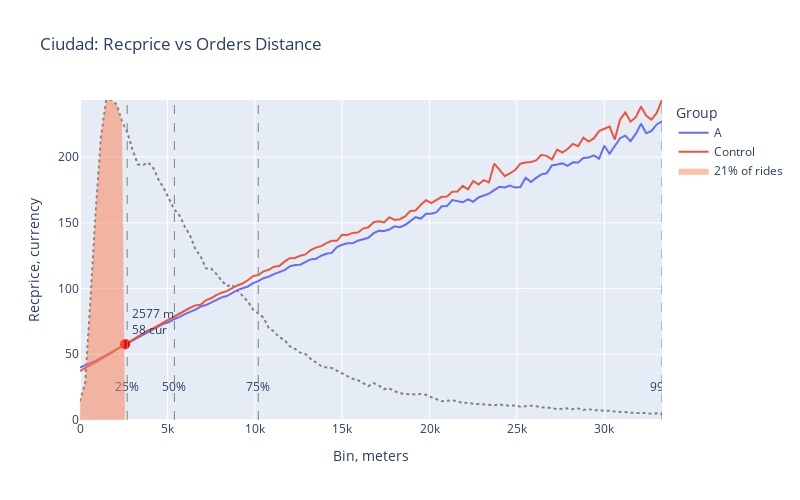

The notebook cell saved with this chart:
### Code cell
bin_size = 300
df_full['orders_distance_bin'] = (df_full['distance'] // bin_size) * bin_size

# Prepare data
grouped = df_full.groupby(['orders_distance_bin', 'group_name'])['recprice'].mean().reset_index()
frequency = df_full['orders_distance_bin'].value_counts(normalize=True).sort_index()
cumulative_frequency = frequency.cumsum()

# Parameters
max_bin = cumulative_frequency[cumulative_frequency <= 0.99].index[-1]
recprice_max = grouped[grouped['orders_distance_bin'] == max_bin]['recprice'].max()
freq_max = frequency.max()

# Separate data for 'A' and 'Control'
data_a = grouped[grouped['group_name'] == 'A']
data_control = grouped[grouped['group_name'] == 'Control']

# Merge the data on 'orders_distance_bin' for comparison
merged = pd.merge(data_a, data_control, on='orders_distance_bin', suffixes=('_a', '_control'))

# Calculate the intersection using linear interpolation
merged['diff'] = merged['recprice_a'] - merged['recprice_control']
sign_change = (merged['diff'].shift() * merged['diff']) < 0  # Detect sign change
intersection_points = merged[sign_change]

# If there's an intersection
if not intersection_points.empty:
    # Linear interpolation for intersection
    idx = intersection_points.index[0]
    x1, y1_a, y1_control = merged.loc[idx - 1, ['orders_distance_bin', 'recprice_a', 'recprice_control']]
    x2, y2_a, y2_control = merged.loc[idx, ['orders_distance_bin', 'recprice_a', 'recprice_control']]
    slope_a = (y2_a - y1_a) / (x2 - x1)
    slope_control = (y2_control - y1_control) / (x2 - x1)
    intercept_a = y1_a - slope_a * x1
    intercept_control = y1_control - slope_control * x1
    x_intersect = (intercept_control - intercept_a) / (slope_a - slope_control)
    y_intersect = slope_a * x_intersect + intercept_a
else:
    x_intersect, y_intersect = None, None

X = x_intersect

# Create the figure
fig = go.Figure()

# Add a line for each group
for group_name in grouped[~grouped['group_name'].isin(['Before'])]['group_name'].unique():
    group_data = grouped[grouped['group_name'] == group_name]
    fig.add_trace(go.Scatter(
        x=group_data['orders_distance_bin'],
        y=group_data['recprice'],
        mode='lines',
        name=f'{group_name}',
        line=dict(width=2)
    ))

# Add the normalized frequency as a line without showing in the legend
fig.add_trace(go.Scatter(
    x=frequency.index,
    y=frequency.values,
    mode='lines',
    name='Normalized Frequency',  # Not shown in legend
    line=dict(color='gray', dash='dot', width=2),
    yaxis='y2',
    showlegend=False  # Hide from legend
))

# Add the colored area without showing in the legend
filtered_frequency = frequency[frequency.index <= X]
cum_freq_value = filtered_frequency.sum()  # Calculate cumulative frequency in the area
fig.add_trace(go.Scatter(
    x=list(filtered_frequency.index) + [X],
    y=list(filtered_frequency.values) + [0],
    fill='tozeroy',
    mode='lines',
    line=dict(color='rgba(255, 127, 80, 0.3)', width=0),
    name=f'{cum_freq_value:.0%} of rides',
    yaxis='y2',
    showlegend=True
))

# Highlight the intersection point
if x_intersect is not None:
    fig.add_trace(go.Scatter(
        x=[x_intersect],
        y=[y_intersect],
        mode='markers+text',
        marker=dict(color='red', size=10),
        text=[f'{x_intersect:.0f} m <br>{y_intersect:.0f} cur'],
        textposition='top right',
        showlegend=False
    ))

# Update layout for dual axes
fig.update_layout(
    title=JPEG_NAME+': Recprice vs Orders Distance',
    xaxis=dict(
        title='Bin, meters',
        range=[0, max_bin]),
    yaxis=dict(
        title='Recprice, currency',
        range=[0, recprice_max]), 
    yaxis2=dict(
        title='Normalized Frequency',
        overlaying='y',
        side='right',
        range=[0, freq_max], 
        showgrid=False,
        showline=False,   # Hide the line for yaxis
        ticks='',         # Remove ticks
        visible=False
    ),
    legend_title='Group',
    width=800,
    height=500
) 

# Add the vertical lines and text annotations
for perc in [0.25, 0.50, 0.75, 0.99]:
    bin_line = cumulative_frequency[cumulative_frequency <= perc].index[-1]
    fig.add_shape(
        type="line",
        x0=bin_line,
        x1=bin_line,
        y0=0,
        y1=1,
        xref="x",
        yref="paper",  # Extend line across the y-axis range
        line=dict(color="grey", dash="dash", width=1)
    )

    # Add text annotation
    fig.add_trace(go.Scatter(
        x=[bin_line],
        y=[recprice_max*0.1],  
        text=[f'{perc:.0%}'],
        mode="text",
        showlegend=False
    ))

# Show the figure
fig.show()

### Figure 1 — Plotly figure (JSON) as saved in the notebook; plotly's stock layout.template omitted (floating-point values rounded to 4 significant figures; data arrays with more than 128 entries replaced by an {"elided": "..."} marker saying what was removed)
{"data": [{"line": {"width": 2}, "mode": "lines", "name": "A", "type": "scatter", "x": {"elided": "247 int values"}, "y": {"elided": "247 float values"}}, {"line": {"width": 2}, "mode": "lines", "name": "Control", "type": "scatter", "x": {"elided": "252 int values"}, "y": {"elided": "252 float values"}}, {"line": {"color": "gray", "dash": "dot", "width": 2}, "mode": "lines", "name": "Normalized Frequency", "showlegend": false, "type": "scatter", "x": {"elided": "277 int values"}, "y": {"elided": "277 float values"}, "yaxis": "y2"}, {"fill": "tozeroy", "line": {"color": "rgba(255, 127, 80, 0.3)", "width": 0}, "mode": "lines", "name": "21% of rides", "showlegend": true, "type": "scatter", "x": [0, 300, 600, 900, 1200, 1500, 1800, 2100, 2400, 2577.0], "y": [0.002068, 0.004137, 0.01327, 0.02303, 0.03129, 0.03537, 0.03537, 0.03487, 0.03301, 0], "yaxis": "y2"}, {"marker": {"color": "red", "size": 10}, "mode": "markers+text", "showlegend": false, "text": ["2577 m <br>58 cur"], "textposition": "top right", "type": "scatter", "x": [2577.0], "y": [57.7]}, {"mode": "text", "showlegend": false, "text": ["25%"], "type": "scatter", "x": [2700], "y": [24.34]}, {"mode": "text", "showlegend": false, "text": ["50%"], "type": "scatter", "x": [5400], "y": [24.34]}, {"mode": "text", "showlegend": false, "text": ["75%"], "type": "scatter", "x": [10200], "y": [24.34]}, {"mode": "text", "showlegend": false, "text": ["99%"], "type": "scatter", "x": [33300], "y": [24.34]}], "layout": {"height": 500, "legend": {"title": {"text": "Group"}}, "shapes": [{"line": {"color": "grey", "dash": "dash", "width": 1}, "type": "line", "x0": 2700, "x1": 2700, "xref": "x", "y0": 0, "y1": 1, "yref": "paper"}, {"line": {"color": "grey", "dash": "dash", "width": 1}, "type": "line", "x0": 5400, "x1": 5400, "xref": "x", "y0": 0, "y1": 1, "yref": "paper"}, {"line": {"color": "grey", "dash": "dash", "width": 1}, "type": "line", "x0": 10200, "x1": 10200, "xref": "x", "y0": 0, "y1": 1, "yref": "paper"}, {"line": {"color": "grey", "dash": "dash", "width": 1}, "type": "line", "x0": 33300, "x1": 33300, "xref": "x", "y0": 0, "y1": 1, "yref": "paper"}], "title": {"text": "Ciudad: Recprice vs Orders Distance"}, "width": 800, "xaxis": {"range": [0, 33300], "title": {"text": "Bin, meters"}}, "yaxis": {"range": [0, 243.4], "title": {"text": "Recprice, currency"}}, "yaxis2": {"overlaying": "y", "range": [0, 0.03537], "showgrid": false, "showline": false, "side": "right", "ticks": "", "title": {"text": "Normalized Frequency"}, "visible": false}}}
